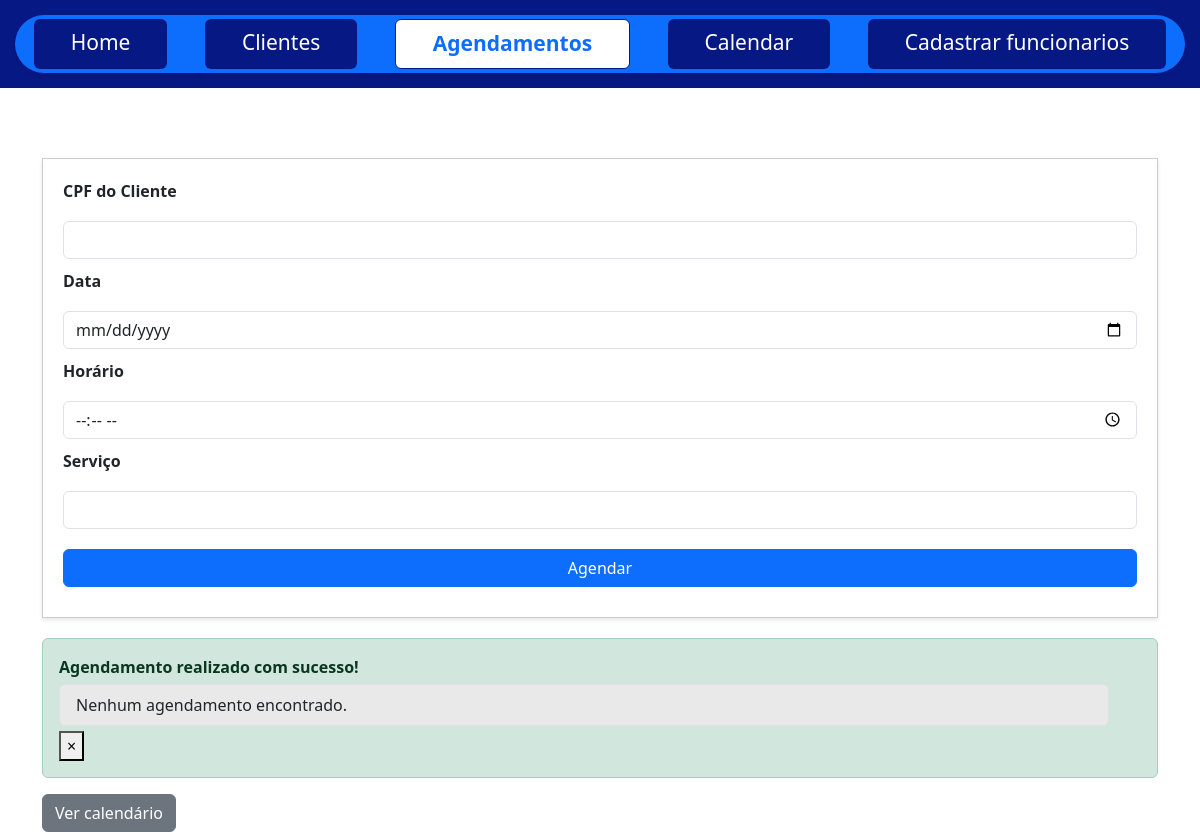
Before: /appointments with the older database file.
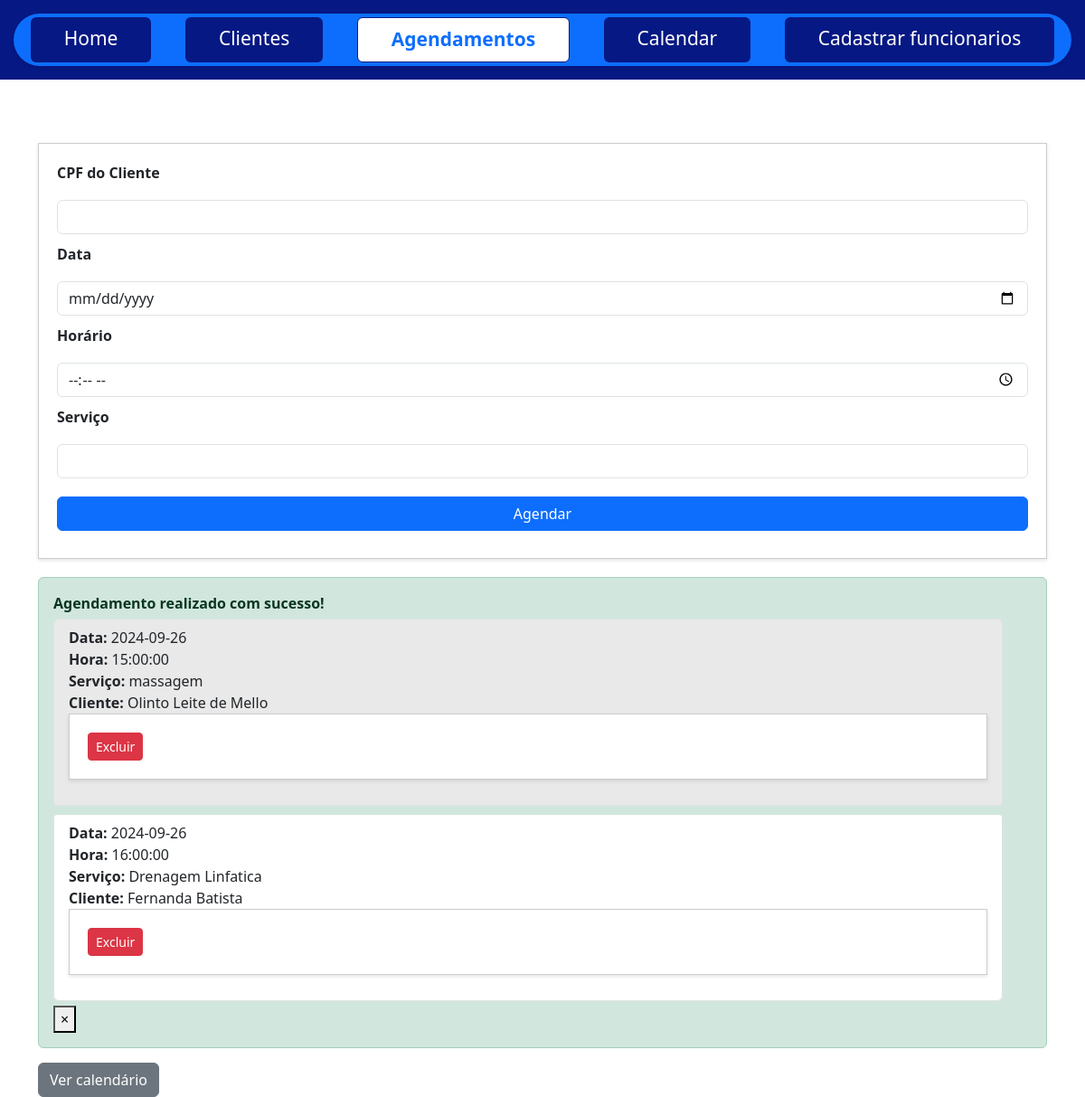
After: the same page with the newer database file.
### models.py (models this page shows)
class Appointment(db.Model):
    id = db.Column(db.Integer, primary_key=True)
    client_id = db.Column(db.Integer, db.ForeignKey('client.cpf'), nullable=False)
    employee_id = db.Column(db.Integer, db.ForeignKey('employee.id'), nullable=False)
    date = db.Column(db.String(100), nullable=False)
    time = db.Column(db.Time(100), nullable=False)
    service = db.Column(db.String(100), nullable=False)
    client = db.relationship('Client', backref=db.backref('appointments', lazy=True))
    employee = db.relationship('Employee', backref='appointments', lazy=True)

class Client(db.Model):
    cpf = db.Column(db.Integer, primary_key=True)
    name = db.Column(db.String(100), nullable=False)
    contact = db.Column(db.String(100), nullable=False)
    email = db.Column(db.String(120), nullable=False, unique=True)
    address = db.Column(db.String(200), nullable=False)
    house_number = db.Column(db.String(10), nullable=False)

### app.py (the view, shortened to what this page needs)
@app.route('/appointments', methods=['GET', 'POST'])
def appointments():
    form = AppointmentForm()
    appointments = Appointment.query.all()
    return render_template('appointments.html', form=form, appointments=appointments)

### forms.py
class AppointmentForm(FlaskForm):
    client_cpf = StringField('CPF do Cliente', validators=[DataRequired()])
    date = DateField('Data', validators=[DataRequired()])
    time = TimeField('Horário', validators=[DataRequired()])
    service = StringField('Serviço', validators=[DataRequired()])
    submit = SubmitField('Agendar')

### templates/appointments.html (shortened to what this page needs)
{% extends 'base.html' %}
{% block content %}
<body>
    <div class="container mt-4">
        <h2> <br> </h2>
        <form method="POST" action="{{ url_for('appointments') }}">
            <div class="form-group">
                {{ form.client_cpf.label(class="form-label") }}
                {{ form.client_cpf(class="form-control") }}
            </div>
            <div class="form-group">
                {{ form.date.label(class="form-label") }}
                {{ form.date(class="form-control") }}
            </div>
            <div class="form-group">
                {{ form.time.label(class="form-label") }}
                {{ form.time(class="form-control") }}
            </div>
            <div class="form-group">
                {{ form.service.label(class="form-label") }}
                {{ form.service(class="form-control") }}
            </div>
            <div class="form-group">
                {{ form.submit(class="btn btn-primary") }}
            </div>
        </form>
        <div class="alert alert-success alert-dismissible fade show" role="alert" id="success-alert">
            <strong>Agendamento realizado com sucesso!</strong>
            <ul class="list-group">
                {% for appointment in appointments %}
                <li class="list-group-item">
                    <strong>Data:</strong> {{ appointment.date }} <br>
                    <strong>Hora:</strong> {{ appointment.time }} <br>
                    <strong>Serviço:</strong> {{ appointment.service }} <br>
                    <strong>Cliente:</strong> {{ appointment.client.name }}
                    <form action="{{ url_for('delete_appointment', appointment_id=appointment.id) }}" method="post">
                        <button type="submit" class="btn btn-danger btn-sm">Excluir</button>
                    </form>
                </li>
                {% else %}
                <li class="list-group-item">Nenhum agendamento encontrado.</li>
                {% endfor %}
            </ul>
            <button type="button" class="close" data-dismiss="alert" aria-label="Close">
                <span aria-hidden="true">&times;</span>
            </button>
        </div>
        <div class="mt-3">
            <a href="{{ url_for('calendar') }}" class="btn btn-secondary">Ver calendário</a>
        </div>
    </div>
</body>
{% endblock %}

Changed rows visible on the page:
added Appointment: date "2024-09-26", time "15:00:00", service "massagem", client.name "Olinto Leite de Mello"
added Appointment: date "2024-09-26", time "16:00:00", service "Drenagem Linfatica", client.name "Fernanda Batista"
Other visible differences:
text no longer shown: "Nenhum agendamento encontrado."
